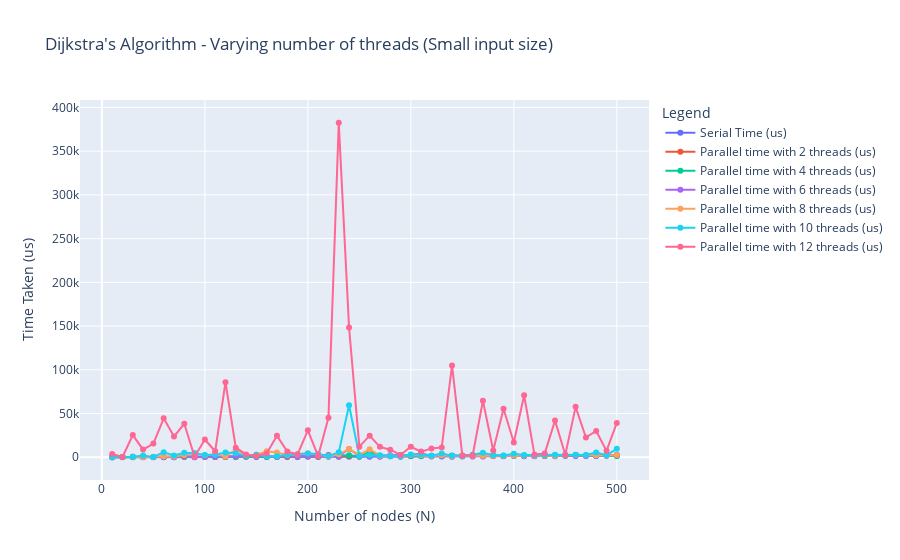

Notebook code for this chart:
### Code cell
dijkstra_small_fig = plot_graph("dijkstra_time_small.csv", "Dijkstra's Algorithm", False)
dijkstra_small_fig.show()

### Figure 1 — Plotly figure (JSON) as saved in the notebook; plotly's stock layout.template omitted (floating-point values rounded to 4 significant figures)
{"data": [{"hovertemplate": "Legend=Serial Time (us)<br>Number of nodes (N)=%{x}<br>Time Taken (us)=%{y}<extra></extra>", "legendgroup": "Serial Time (us)", "line": {"color": "#636efa", "dash": "solid"}, "marker": {"symbol": "circle"}, "mode": "markers+lines", "name": "Serial Time (us)", "orientation": "v", "showlegend": true, "type": "scatter", "x": [10, 20, 30, 40, 50, 60, 70, 80, 90, 100, 110, 120, 130, 140, 150, 160, 170, 180, 190, 200, 210, 220, 230, 240, 250, 260, 270, 280, 290, 300, 310, 320, 330, 340, 350, 360, 370, 380, 390, 400, 410, 420, 430, 440, 450, 460, 470, 480, 490, 500], "xaxis": "x", "y": [4, 9, 25, 30, 43, 66, 66, 499, 97, 270, 216, 156, 151, 1349, 256, 221, 242, 328, 296, 532, 342, 445, 534, 502, 452, 664, 676, 1066, 648, 1143, 1114, 903, 879, 633, 888, 873, 772, 1356, 1006, 1843, 1228, 1164, 1307, 1222, 1300, 1537, 1361, 1476, 1619, 1608], "yaxis": "y"}, {"hovertemplate": "Legend=Parallel time with 2 threads (us)<br>Number of nodes (N)=%{x}<br>Time Taken (us)=%{y}<extra></extra>", "legendgroup": "Parallel time with 2 threads (us)", "line": {"color": "#EF553B", "dash": "solid"}, "marker": {"symbol": "circle"}, "mode": "markers+lines", "name": "Parallel time with 2 threads (us)", "orientation": "v", "showlegend": true, "type": "scatter", "x": [10, 20, 30, 40, 50, 60, 70, 80, 90, 100, 110, 120, 130, 140, 150, 160, 170, 180, 190, 200, 210, 220, 230, 240, 250, 260, 270, 280, 290, 300, 310, 320, 330, 340, 350, 360, 370, 380, 390, 400, 410, 420, 430, 440, 450, 460, 470, 480, 490, 500], "xaxis": "x", "y": [118, 397, 475, 178, 206, 284, 385, 341, 479, 474, 390, 426, 650, 502, 749, 605, 600, 654, 663, 1286, 969, 2589, 863, 1294, 964, 1390, 1304, 1170, 1396, 1630, 3413, 1504, 2335, 1451, 1573, 2218, 1650, 1688, 1815, 2095, 1771, 2040, 2098, 2301, 2251, 2508, 2239, 2365, 2486, 2422], "yaxis": "y"}, {"hovertemplate": "Legend=Parallel time with 4 threads (us)<br>Number of nodes (N)=%{x}<br>Time Taken (us)=%{y}<extra></extra>", "legendgroup": "Parallel time with 4 threads (us)", "line": {"color": "#00cc96", "dash": "solid"}, "marker": {"symbol": "circle"}, "mode": "markers+lines", "name": "Parallel time with 4 threads (us)", "orientation": "v", "showlegend": true, "type": "scatter", "x": [10, 20, 30, 40, 50, 60, 70, 80, 90, 100, 110, 120, 130, 140, 150, 160, 170, 180, 190, 200, 210, 220, 230, 240, 250, 260, 270, 280, 290, 300, 310, 320, 330, 340, 350, 360, 370, 380, 390, 400, 410, 420, 430, 440, 450, 460, 470, 480, 490, 500], "xaxis": "x", "y": [144, 169, 260, 564, 423, 365, 288, 947, 498, 487, 651, 531, 663, 539, 773, 692, 788, 1512, 782, 1024, 1258, 1160, 1337, 2347, 1066, 6032, 1444, 1323, 1045, 1341, 1375, 1660, 1654, 1775, 1399, 2230, 2175, 1946, 1450, 1500, 1664, 1863, 1529, 1809, 2359, 2518, 1719, 1744, 1920, 1547], "yaxis": "y"}, {"hovertemplate": "Legend=Parallel time with 6 threads (us)<br>Number of nodes (N)=%{x}<br>Time Taken (us)=%{y}<extra></extra>", "legendgroup": "Parallel time with 6 threads (us)", "line": {"color": "#ab63fa", "dash": "solid"}, "marker": {"symbol": "circle"}, "mode": "markers+lines", "name": "Parallel time with 6 threads (us)", "orientation": "v", "showlegend": true, "type": "scatter", "x": [10, 20, 30, 40, 50, 60, 70, 80, 90, 100, 110, 120, 130, 140, 150, 160, 170, 180, 190, 200, 210, 220, 230, 240, 250, 260, 270, 280, 290, 300, 310, 320, 330, 340, 350, 360, 370, 380, 390, 400, 410, 420, 430, 440, 450, 460, 470, 480, 490, 500], "xaxis": "x", "y": [159, 179, 359, 291, 331, 401, 355, 1341, 519, 658, 932, 597, 1497, 1378, 1838, 1007, 812, 1788, 956, 1452, 1723, 1938, 1553, 9415, 1608, 1480, 1429, 2234, 2694, 2688, 4148, 1759, 1582, 1861, 2100, 2186, 2111, 1812, 1373, 1832, 1559, 1501, 1778, 1711, 2180, 1821, 1797, 1713, 1888, 2882], "yaxis": "y"}, {"hovertemplate": "Legend=Parallel time with 8 threads (us)<br>Number of nodes (N)=%{x}<br>Time Taken (us)=%{y}<extra></extra>", "legendgroup": "Parallel time with 8 threads (us)", "line": {"color": "#FFA15A", "dash": "solid"}, "marker": {"symbol": "circle"}, "mode": "markers+lines", "name": "Parallel time with 8 threads (us)", "orientation": "v", "showlegend": true, "type": "scatter", "x": [10, 20, 30, 40, 50, 60, 70, 80, 90, 100, 110, 120, 130, 140, 150, 160, 170, 180, 190, 200, 210, 220, 230, 240, 250, 260, 270, 280, 290, 300, 310, 320, 330, 340, 350, 360, 370, 380, 390, 400, 410, 420, 430, 440, 450, 460, 470, 480, 490, 500], "xaxis": "x", "y": [136, 198, 523, 282, 435, 1289, 966, 2514, 4759, 2220, 3629, 818, 8613, 2696, 2937, 6789, 5370, 2545, 3152, 4500, 3119, 982, 3313, 9305, 2799, 9212, 1861, 1480, 1461, 2509, 2184, 1470, 2231, 1507, 1851, 1802, 1678, 1591, 1793, 1948, 1892, 1719, 1995, 1695, 2157, 2536, 2265, 2235, 1913, 2494], "yaxis": "y"}, {"hovertemplate": "Legend=Parallel time with 10 threads (us)<br>Number of nodes (N)=%{x}<br>Time Taken (us)=%{y}<extra></extra>", "legendgroup": "Parallel time with 10 threads (us)", "line": {"color": "#19d3f3", "dash": "solid"}, "marker": {"symbol": "circle"}, "mode": "markers+lines", "name": "Parallel time with 10 threads (us)", "orientation": "v", "showlegend": true, "type": "scatter", "x": [10, 20, 30, 40, 50, 60, 70, 80, 90, 100, 110, 120, 130, 140, 150, 160, 170, 180, 190, 200, 210, 220, 230, 240, 250, 260, 270, 280, 290, 300, 310, 320, 330, 340, 350, 360, 370, 380, 390, 400, 410, 420, 430, 440, 450, 460, 470, 480, 490, 500], "xaxis": "x", "y": [141, 218, 619, 1960, 301, 5744, 1999, 5025, 4475, 2458, 2960, 5439, 4707, 1660, 2749, 1068, 1103, 2827, 3171, 4360, 3777, 1518, 5608, 59537, 1434, 2249, 2201, 1468, 1569, 3212, 3129, 1820, 4299, 1877, 1764, 2958, 5245, 2465, 1944, 3913, 2476, 2028, 2500, 2765, 2490, 2969, 2564, 5368, 2424, 9582], "yaxis": "y"}, {"hovertemplate": "Legend=Parallel time with 12 threads (us)<br>Number of nodes (N)=%{x}<br>Time Taken (us)=%{y}<extra></extra>", "legendgroup": "Parallel time with 12 threads (us)", "line": {"color": "#FF6692", "dash": "solid"}, "marker": {"symbol": "circle"}, "mode": "markers+lines", "name": "Parallel time with 12 threads (us)", "orientation": "v", "showlegend": true, "type": "scatter", "x": [10, 20, 30, 40, 50, 60, 70, 80, 90, 100, 110, 120, 130, 140, 150, 160, 170, 180, 190, 200, 210, 220, 230, 240, 250, 260, 270, 280, 290, 300, 310, 320, 330, 340, 350, 360, 370, 380, 390, 400, 410, 420, 430, 440, 450, 460, 470, 480, 490, 500], "xaxis": "x", "y": [3792, 240, 25334, 8728, 15670, 44462, 23814, 38243, 628, 20230, 6863, 85741, 10952, 3192, 1557, 4368, 24712, 6459, 3338, 30797, 1413, 45048, 382497, 148454, 12137, 24684, 11871, 8633, 2653, 11966, 6481, 10120, 11224, 104964, 1927, 1946, 64552, 7656, 55538, 16927, 70903, 3212, 4236, 41897, 2857, 57637, 22558, 30038, 7296, 39248], "yaxis": "y"}], "layout": {"autosize": true, "legend": {"title": {"text": "Legend"}, "tracegroupgap": 0}, "title": {"text": "Dijkstra's Algorithm - Varying number of threads (Small input size)"}, "xaxis": {"anchor": "y", "autorange": true, "domain": [0, 1], "range": [-21.73, 531.7], "title": {"text": "Number of nodes (N)"}, "type": "linear"}, "yaxis": {"anchor": "x", "autorange": true, "domain": [0, 1], "range": [-31560.0, 414100.0], "title": {"text": "Time Taken (us)"}, "type": "linear"}}}
